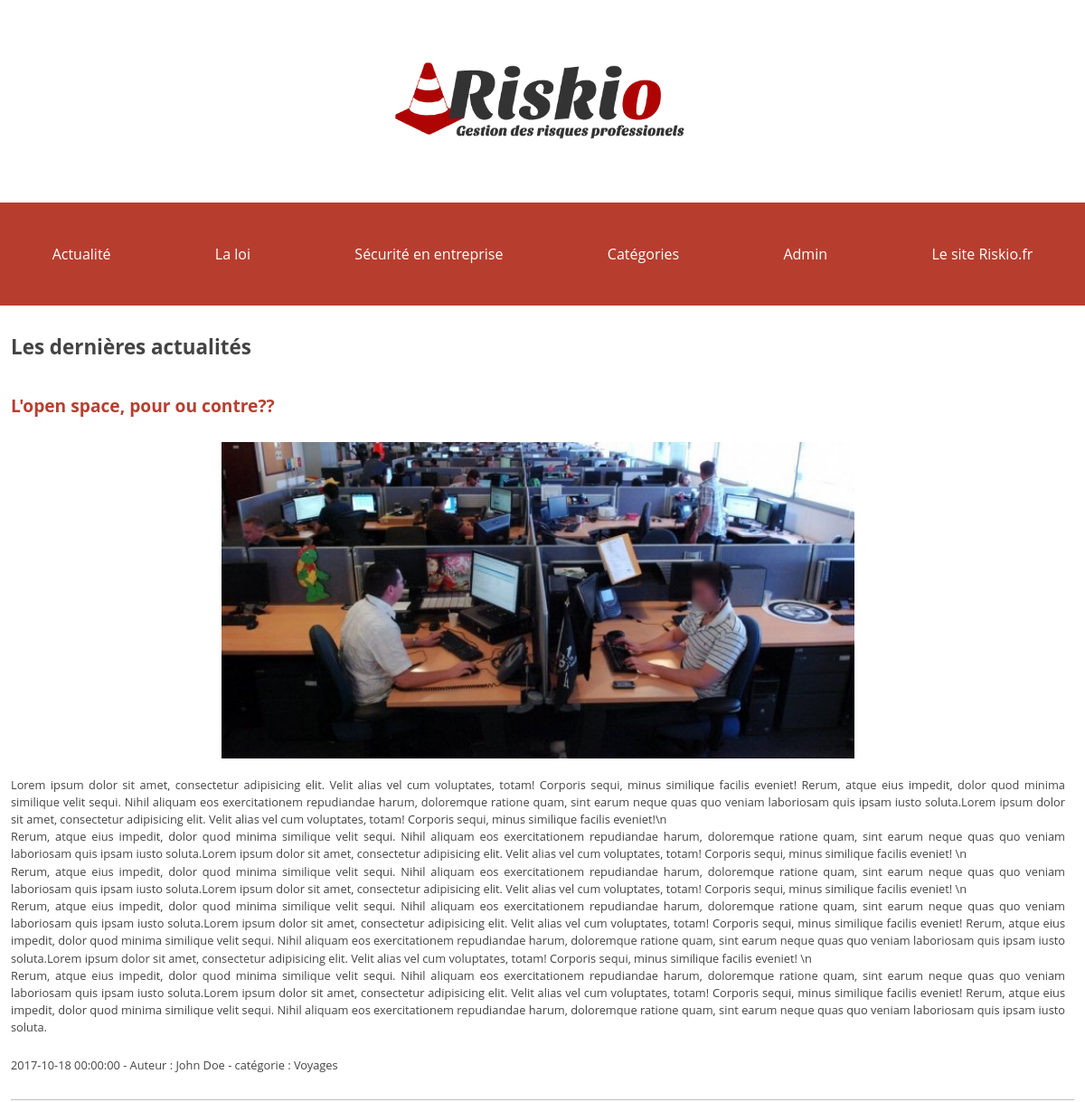
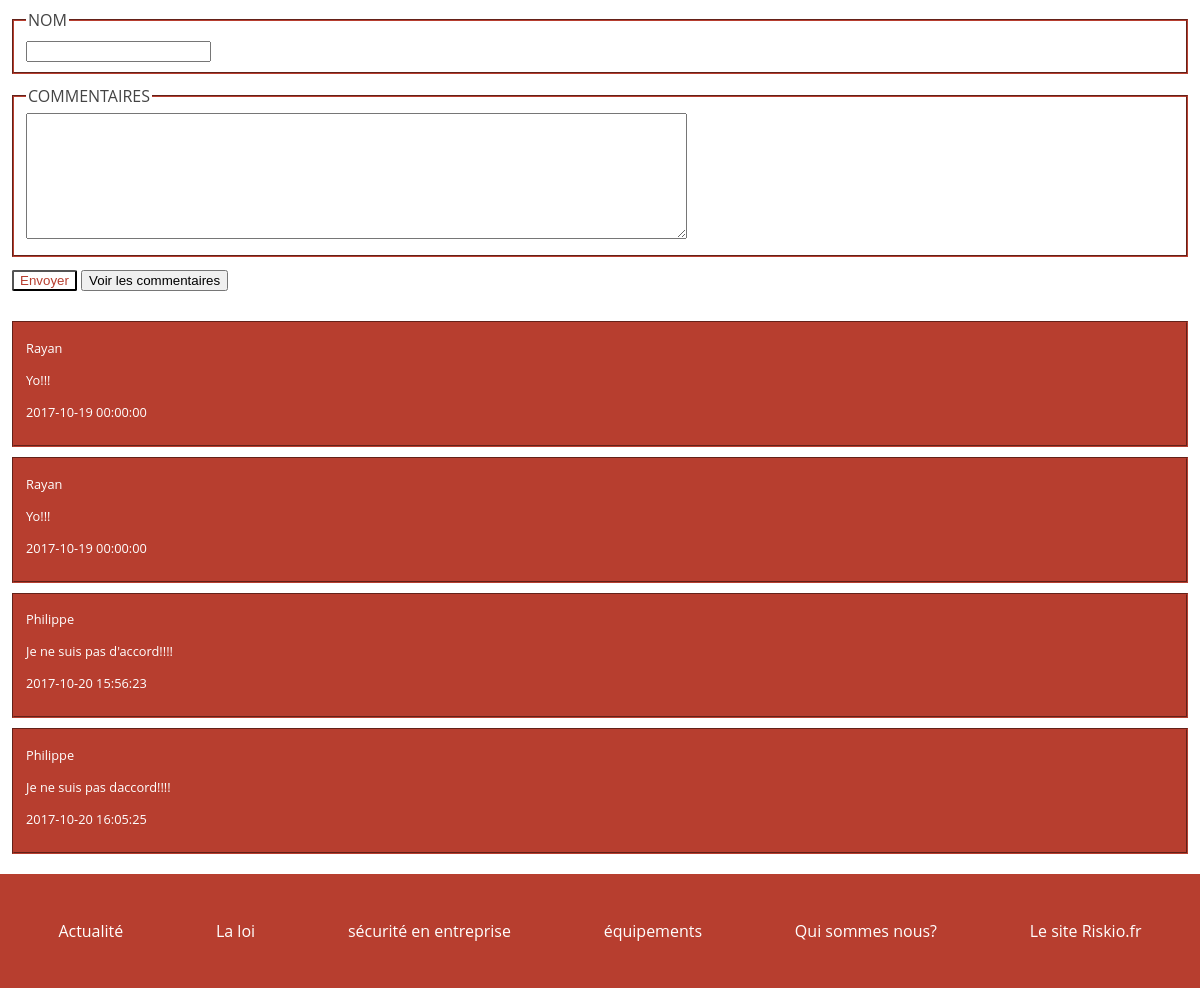
The page /php/show_post.php?id=3 on the database its author committed (2 pictures, top to bottom).
### tables this page shows
CREATE TABLE `Post` (
  `Id` smallint(5) UNSIGNED NOT NULL,
  `Title` varchar(100) NOT NULL,
  `img` varchar(60) DEFAULT NULL,
  `Contents` text NOT NULL,
  `CreationTimestamp` datetime NOT NULL,
  `Author_Id` tinyint(3) UNSIGNED DEFAULT NULL,
  `Category_Id` tinyint(3) UNSIGNED DEFAULT NULL
);

CREATE TABLE `Author` (
  `Id` tinyint(3) UNSIGNED NOT NULL,
  `FirstName` varchar(50) NOT NULL,
  `LastName` varchar(50) NOT NULL
);

CREATE TABLE `Category` (
  `Id` tinyint(3) UNSIGNED NOT NULL,
  `Name` varchar(40) NOT NULL
);

CREATE TABLE `Comment` (
  `Id` mediumint(8) UNSIGNED NOT NULL,
  `NickName` varchar(30) DEFAULT NULL,
  `Contents` text NOT NULL,
  `CreationTimestamp` datetime NOT NULL,
  `Post_Id` smallint(5) UNSIGNED NOT NULL
);

### php/show_post.php (called while the page is built, shortened)
<?php
include "BDD.php";
$index=$_GET["id"];
$query = $pdo->prepare("SELECT Title, Post.Id, img, Contents, CreationTimestamp, FirstName, LastName, Name
FROM Post
INNER JOIN Author ON Post.Author_Id = Author.Id
INNER JOIN Category ON Post.Category_Id = Category.Id
WHERE Post.Id=?");
$query->execute([$index]);
$articles = $query->fetch();
$querys = $pdo->prepare("SELECT NickName, Contents, CreationTimestamp, Post_Id
FROM Comment
WHERE Post_Id=?");
$querys->execute([$index]);
$comments = $querys->fetchAll();
include "../layout.phtml";

### php/show_post.phtml (the view, shortened to what this page needs)
<main class="container">
  <section class="article poste">
    <h1>Les dernières actualités</h1>
    <article class="">
      <h2><?= $articles["Title"] ?></h2>
      <div class="">
        <img src="<?= $articles["img"]?>" alt="fauteuil de bureau" class="size">
        <p><?= nl2br($articles["Contents"]) ?></p>
        <p><?= $articles["CreationTimestamp"] ?> - Auteur : <?= $articles["FirstName"] ?> <?= $articles["LastName"] ?> - catégorie : <?= $articles["Name"] ?></p>
      </div>
    </article>
    <form class="" action="add_comment.php" method="POST">
      <fieldset>
        <legend>Nom</legend>
        <input type="text" name="Nom" value="">
      </fieldset>
      <fieldset>
        <legend>Commentaires</legend>
        <textarea name="comments" rows="8" cols="80"></textarea>
      </fieldset>
      <input class="envoyer" type="submit" name="Envoyer" value="Envoyer">
      <button type="button" name="button">Voir les commentaires</button>
    </form>
    <?php foreach($comments as $comment):?><fieldset class="remarques">
      <p><?= htmlspecialchars($comment["NickName"])?></p>
      <p><?= htmlspecialchars($comment["Contents"])?></p>
      <p><?= $comment["CreationTimestamp"]?></p>
    </fieldset><?php endforeach?>
</main>

### css/index.css (style rules this page uses)
* { box-sizing: border-box; outline: none; transition : all 0.5s; }
html { font-size: 100%; min-height: 100%; overflow-y: auto; }
body { margin : 0; font-family: "Open Sans", sans-serif; line-height: 1.5; color : #444; max-width: 1500px; }
img, video { max-width: 100%; margin: 10px; }
.article .size { width: 200px; height: 150px; }
.container { width: 98%; max-width: 1200px; margin-left: auto; margin-right: auto; }
main { display: flex; }
.article article { display: flex; flex-direction: column; justify-content: space-between; border-bottom: 1px solid rgba(51,51,51,0.3); padding-bottom: 15px; padding-right: 10px; }
.article { width: 70%; }
.article p { margin-top: 10px; font-size: 0.8rem; }
div { display: flex; flex-wrap: nowrap; }
h1 { font-size: 1.4rem; }
h2 { font-size: 1.2rem; color: #b73f30 }
div img { float: left; }
.poste { width: 100%; text-align: justify; }
fieldset { border-color: #b73e2f; margin: 10px 0; }
.remarques { background-color: #b73e2f; color: #fff; }
legend { text-transform: uppercase; }
.envoyer { margin-bottom: 20px; color: #b73e2f; background-color: #fff; border-radius: 2px; }
.poste div { display: flex; flex-wrap: nowrap; flex-direction: column; }
.poste .size { width: 60%; height: auto; margin-left: auto; margin-right: auto; }

### rows shown on the page
post: Title "L'open space, pour ou contre??", img (picture), Contents "Lorem ipsum dolor sit amet, consectetur adipisicing elit. Velit alias vel cum voluptates, totam! Corporis sequi, minus similique facilis eveniet! Rerum, atque eius impedit, dolor quod minima similique velit sequi. Nihil aliquam eos exercitationem repudiandae harum, doloremque ratione quam, sint earum neque quas quo veniam laboriosam quis ipsam iusto soluta.Lorem ipsum dolor sit amet, consectetur adipisicing elit. Velit alias vel cum voluptates, totam! Corporis sequi, minus similique facilis eveniet!\\n Rerum, atque eius impedit, dolor quod minima similique velit sequi. Nihil aliquam eos exercitationem repudiandae harum, doloremque ratione quam, sint earum neque quas quo veniam laboriosam…", CreationTimestamp "2017-10-18 00:00:00", Author_Id.FirstName "John", Author_Id.LastName "Doe", Category_Id.Name "Voyages"
comment: NickName "Rayan", Contents "Yo!!!", CreationTimestamp "2017-10-19 00:00:00"
comment: NickName "Rayan", Contents "Yo!!!", CreationTimestamp "2017-10-19 00:00:00"
comment: NickName "Philippe", Contents "Je ne suis pas d'accord!!!!", CreationTimestamp "2017-10-20 15:56:23"
comment: NickName "Philippe", Contents "Je ne suis pas daccord!!!!", CreationTimestamp "2017-10-20 16:05:25"
